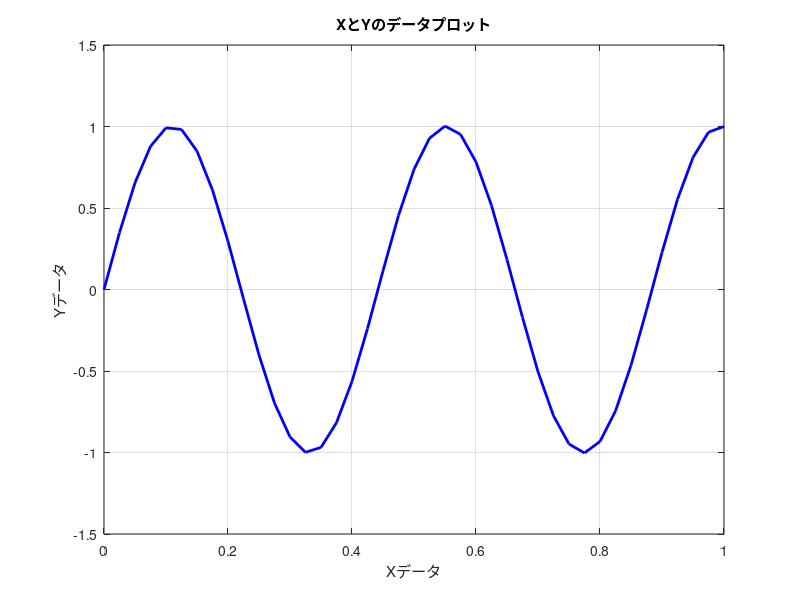

Source code (MATLAB):
% データの読み込み
data = load('data2.dat');

% x, yデータの抽出
x = data(:, 1); % 1列目をxデータとする
y = data(:, 2); % 2列目をyデータとする

% グラフの作成
figure;
plot(x, y, 'b-', 'LineWidth', 2); % 青色の線でプロット
xlabel('Xデータ');
ylabel('Yデータ');
title('XとYのデータプロット');
grid on; % グリッドを表示